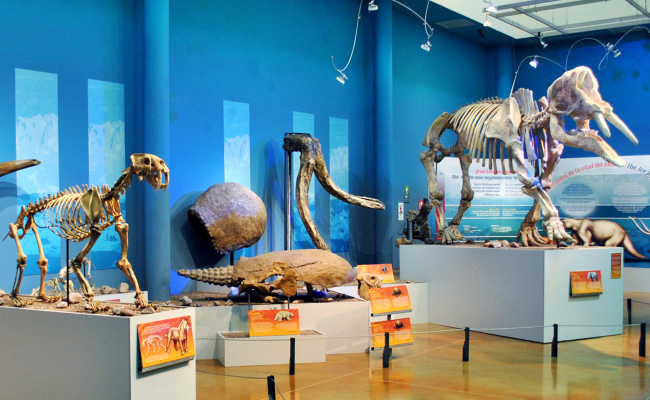
#> input picture Detección de objetos/orb_museo.jpg, 1300 x 800 px (shown at 1/2 size)
$ python SIFT.py
#> lines starting #> are read from the running program, lines starting #| are printed output that depends on the picture
# SIFT ------------------------------------------------------------
import cv2  # Importa OpenCV

# Lee la imagen 'imagen.jpg'
image = cv2.imread('orb_museo.jpg')
#> image is the input picture: shape (800, 1300, 3); mean B, G, R 146.4, 133.8, 99.4
image = cv2.resize(image, None, fx=0.5, fy=0.5)
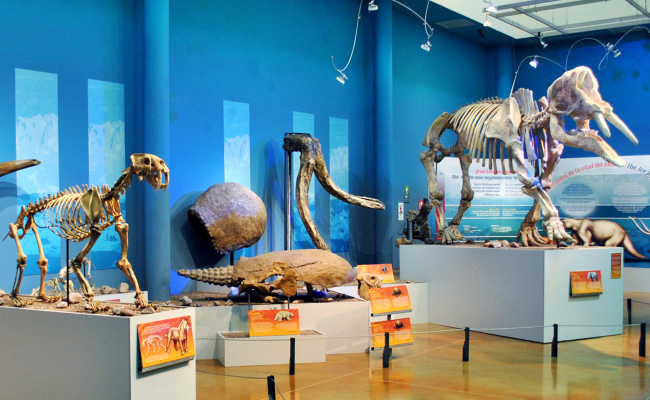
#> image: shape (400, 650, 3); mean B, G, R 146.5, 133.9, 99.5

# Crea el detector SIFT (Scale-Invariant Feature Transform)
sift = cv2.SIFT_create(contrastThreshold=0.04, edgeThreshold=10, sigma=1.6)

# Detecta puntos clave y calcula descriptores usando SIFT
keypoints, descriptors = sift.detectAndCompute(image, None)
#> keypoints = 1682 keypoints; strongest (x, y, size): (533, 64, 4.5), (373, 348, 2), (555, 326, 3.4), (542, 43, 1.9)

# Dibuja los puntos clave en la imagen
image_with_keypoints = cv2.drawKeypoints(image, keypoints, None, color=(0, 255, 0), flags=0)
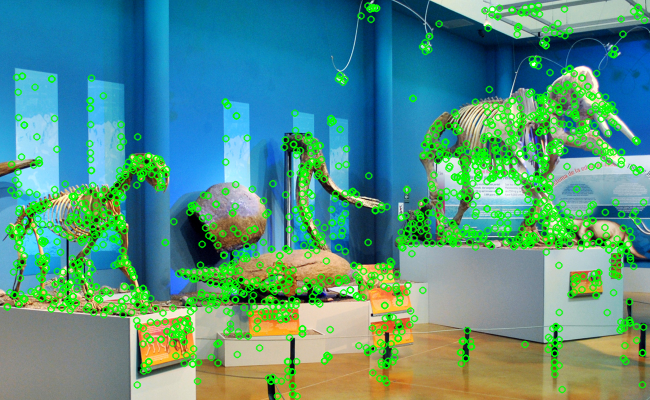
#> image_with_keypoints: shape (400, 650, 3); mean B, G, R 132.4, 147.5, 84.9

# Muestra la imagen con los puntos clave detectados
cv2.imshow('SIFT Keypoints', image_with_keypoints)

# Espera a que se presione una tecla y luego cierra las ventanas
cv2.waitKey(0)
cv2.destroyAllWindows()

$ run again, with Detección de objetos/orb_prueba.jpg copied over Detección de objetos/orb_museo.jpg
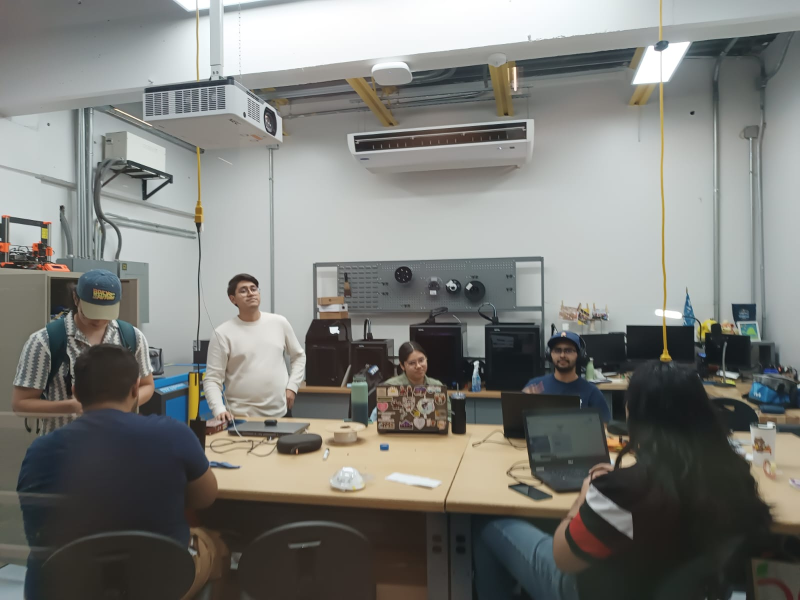
#> input picture Detección de objetos/orb_prueba.jpg, 1600 x 1200 px (shown at 1/2 size)
#> image is the input picture: shape (1200, 1600, 3); mean B, G, R 121, 125.2, 124.5
#> `image = cv2.resize(image, None, fx=0.5, fy=0.5)`:
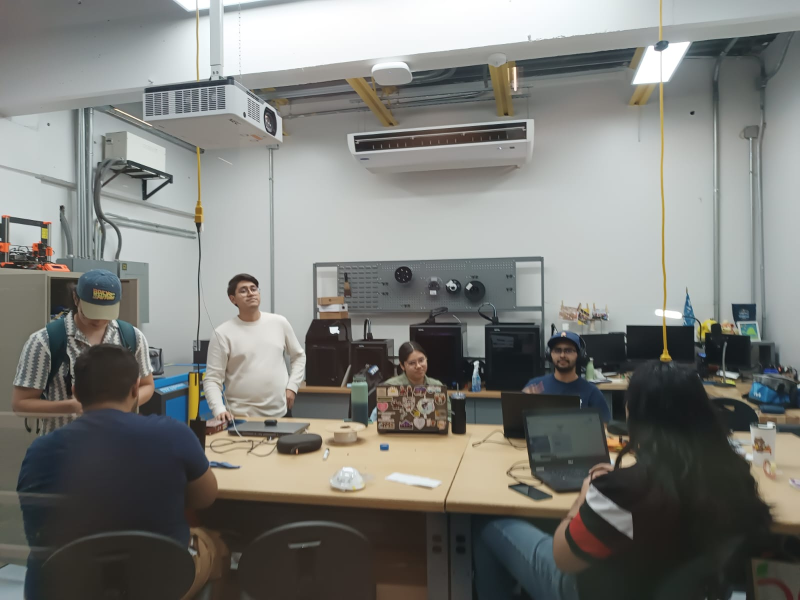
#> image: shape (600, 800, 3); mean B, G, R 121.1, 125.3, 124.6
#> keypoints = 1597 keypoints; strongest (x, y, size): (334, 330, 5.5), (476, 363, 3.5), (628, 461, 8.4), (374, 369, 4.7)
#> `image_with_keypoints = cv2.drawKeypoints(image, keypoints, None, color..`:
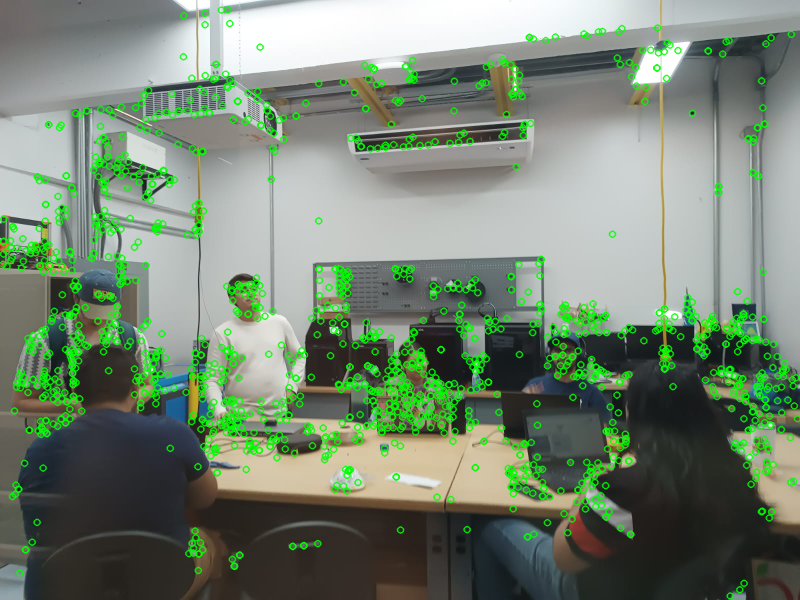
#> image_with_keypoints: shape (600, 800, 3); mean B, G, R 114.6, 133.7, 117.5
